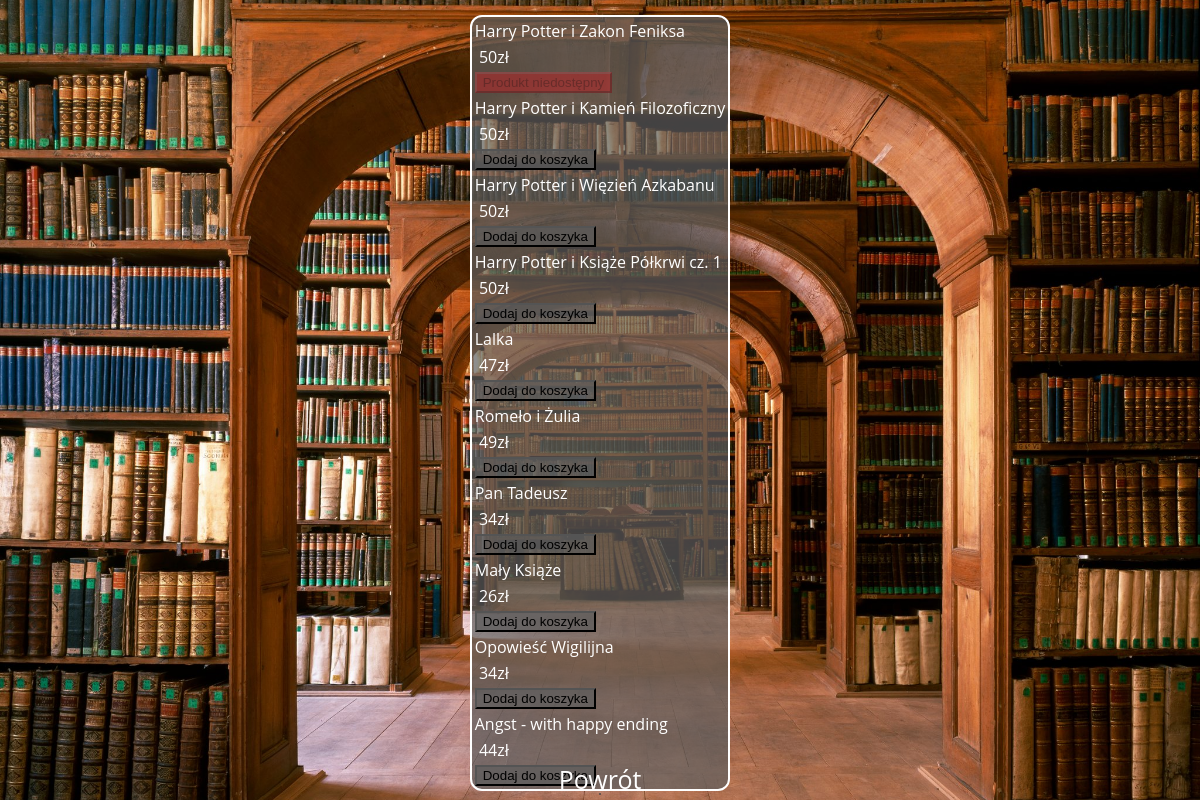
Screenshot of /nowe_zam.php with the database file from the repository.
### tables this page shows
CREATE TABLE `ksiazki` (
  `id_ksiazki` int(10) UNSIGNED NOT NULL,
  `tytul` varchar(255) NOT NULL,
  `id_autora` int(10) UNSIGNED NOT NULL,
  `isbn` varchar(17) NOT NULL,
  `cena` float NOT NULL,
  `ilosc` int(10) UNSIGNED NOT NULL,
  `stawka_vat` float NOT NULL
);

### nowe_zam.php (the view, shortened to what this page needs)
<?php
include "dbcon.php";
?>
<html>
<head>
    <link rel='stylesheet' href='css/style.css' type='text/css' media='all' />
</head>
<body>
    <?php
    $result = mysqli_query($con, "SELECT * FROM `ksiazki`");
    echo "<table style = \"margin-top: 15px ;border: solid white 2px; background: rgba(94,94,94,.7)\">";
    while ($row = mysqli_fetch_assoc($result)) {
        if ($row["id_ksiazki"] == "1") {
            echo "
			  <form method='post' action=''>
			  <input type='hidden' name='code' value=" .
                $row["id_ksiazki"] .
                " />
			  <tr><td>" .
                $row["tytul"] .
                "</td></tr>
		   	  <tr><td>&nbsp" .
                $row["cena"] .
                "zł</td></tr>
			  <tr><td><button style = \"background: rgba(162,45,45,.7)\" type='submit' disabled=\"disabled\" class='buy'>Produkt niedostępny</button></td></tr>
			  </form>";
        } else {
            echo "
			  <form method='post' action=''>
			  <input type='hidden' name='code' value=" .
                $row["id_ksiazki"] .
                " />
			  <tr><td>" .
                $row["tytul"] .
                "</td></tr>
		   	  <tr><td>&nbsp" .
                $row["cena"] .
                "zł</td></tr>
			  <tr><td><button style=\"background: rgba(92,92,92, .7)\" type='submit' class='buy'>Dodaj do koszyka</button></td></tr>
			  </form>";
        }
    }
    ?>
    <table style="text-align: center; margin-left:auto; margin-right:auto;">
        <tr>
            <td style="background: rgba(69,69,69,.69)">
            </td>
        </tr>
    </table>
    <footer style="position: absolute;
  bottom: 10px; font-size: 25px;
  width: 100%; text-align: center;" id="footer"><a href="home_user.php">Powrót</a></footer>
</body>
</html>

### style.css (style rules this page uses)
* { margin: 0px; }
body { font-family: 'Lato', sans-serif; color: #fff; font: 87.5%/1.5em 'Open Sans', sans-serif; background: url(img/bg1.jpg)no-repeat center center fixed; background-size: cover; }
::placeholder { color: white; opacity: 1; }
table { margin-left: auto; margin-right: auto; border-radius: 12px; }
a:link { color: white; text-decoration: none; }

### rows the page displays
ksiazki: tytul "Harry Potter i Zakon Feniksa", cena "50"
ksiazki: tytul "Harry Potter i Kamień Filozoficzny", cena "50"
ksiazki: tytul "Harry Potter i Więzień Azkabanu", cena "50"
ksiazki: tytul "Harry Potter i Książe Półkrwi cz. 1", cena "50"
ksiazki: tytul "Lalka", cena "47"
ksiazki: tytul "Romeło i Żulia", cena "49"
ksiazki: tytul "Pan Tadeusz", cena "34"
ksiazki: tytul "Mały Książe", cena "26"
ksiazki: tytul "Opowieść Wigilijna", cena "34"
ksiazki: tytul "Angst - with happy ending", cena "44"
